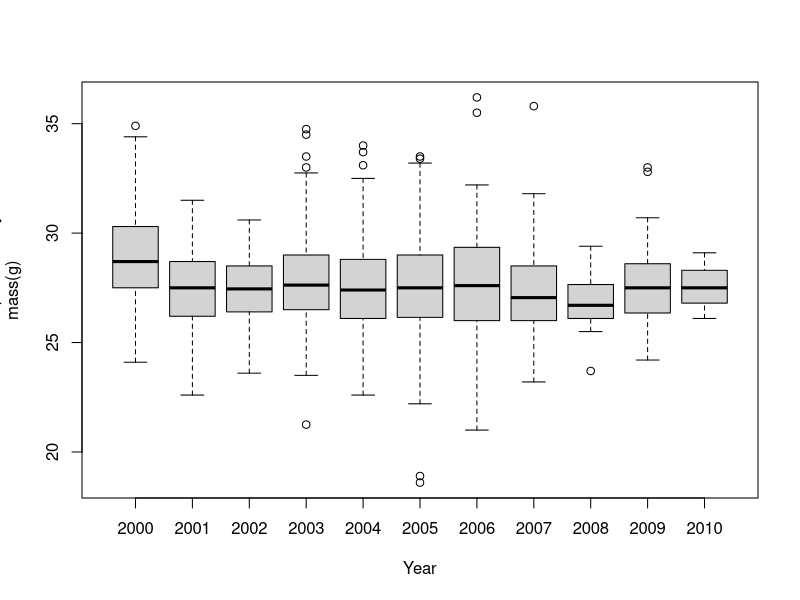
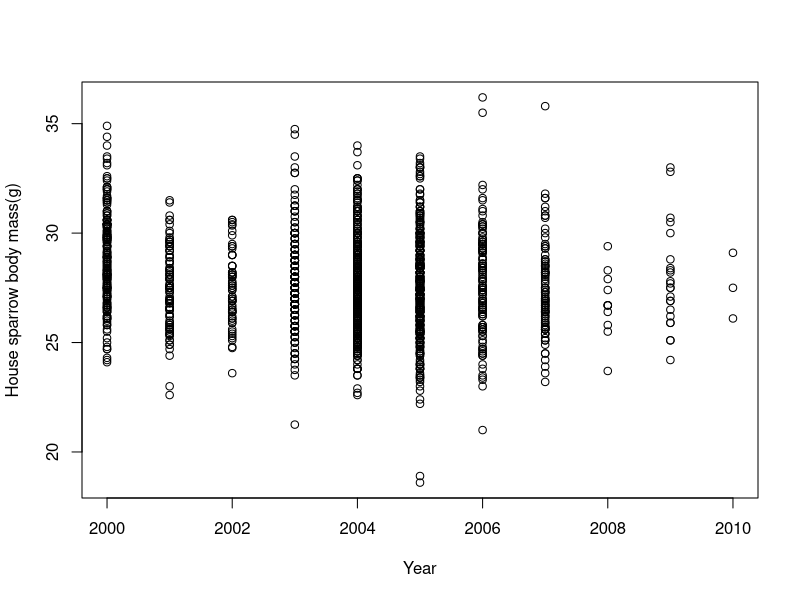
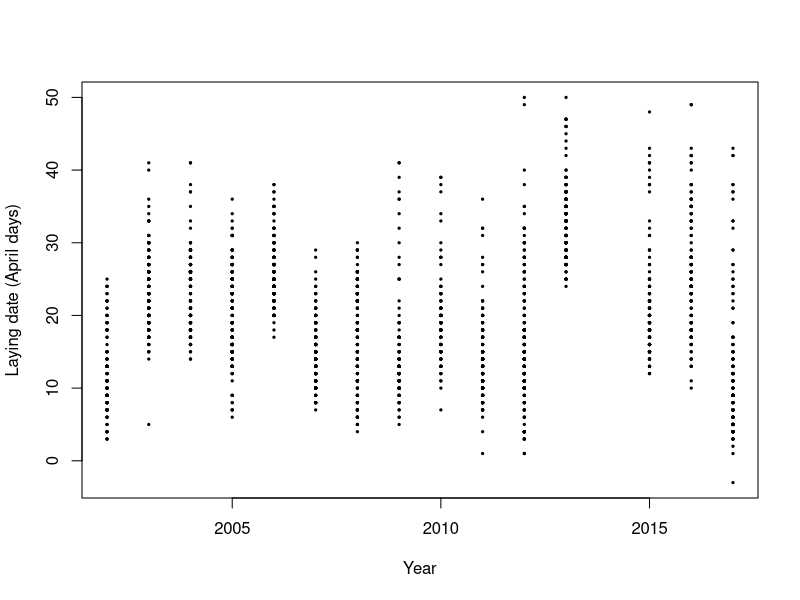
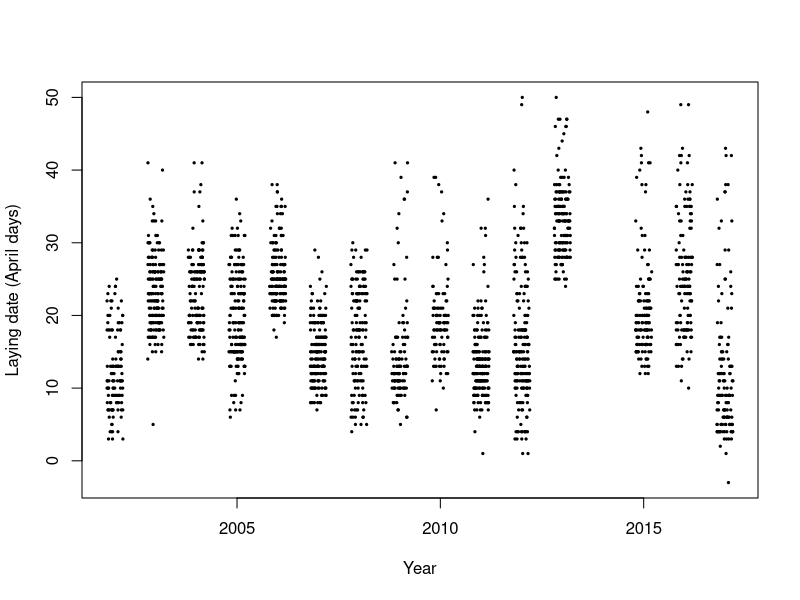
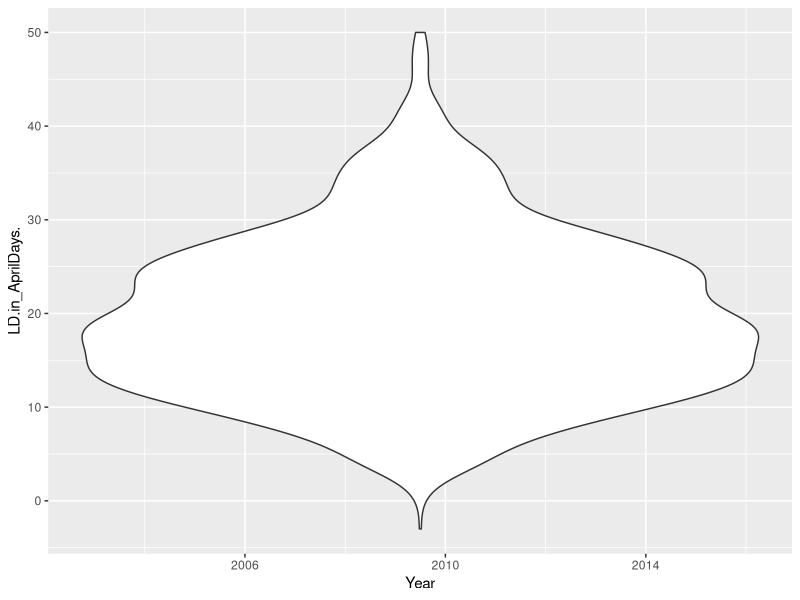
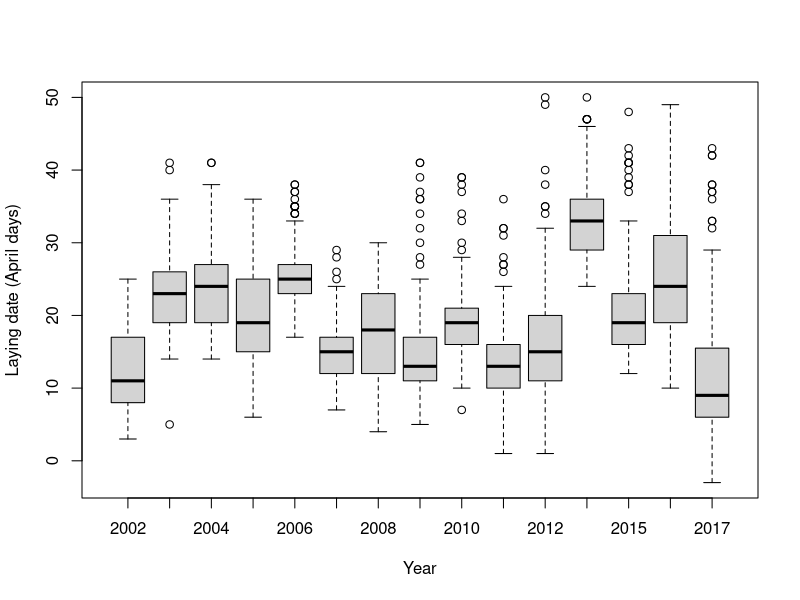
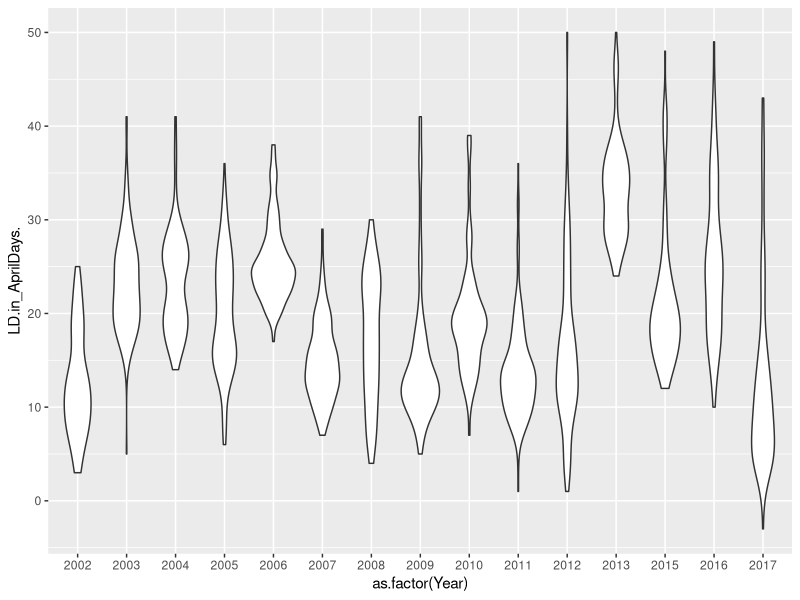
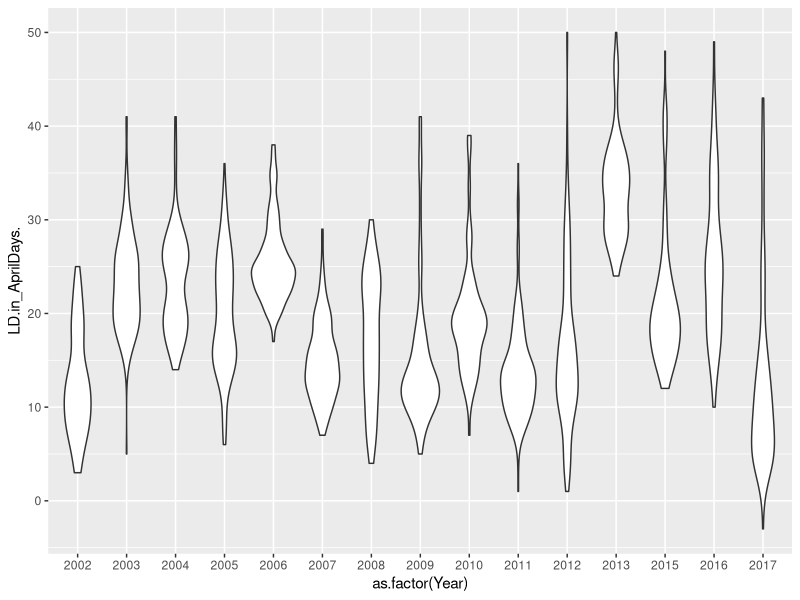

R code for these plots, in order:
rm(list=ls())
graphics.off()
d<-read.table("../data/SparrowSize.txt", header=T)
str(d)
d$BirdIDFact<-as.factor(d$BirdID)
str(d$BirdIDFact)
mean(d$BirdID)
mean(d$BirdIDFact)
plot(d$Mass~as.factor(d$Year), xlab="Year", ylab="House sparrow body
mass(g)")
plot(d$Mass~d$Year, xlab="Year", ylab="House sparrow body mass(g)")
rm(list=ls())
b<-read.table("../data/BTLD.txt", header=T)
str(b)
mean(b$ClutchsizeAge7, na.rm = TRUE)
plot(b$LD.in_AprilDays.~b$Year, ylab="Laying date (April days)", xlab="Year",
     pch=19, cex=0.3)
plot(b$LD.in_AprilDays.~jitter(b$Year), ylab="Laying date (April days)",
     xlab="Year", pch=19, cex=0.3)
require(ggplot2)
p <- ggplot(b, aes(x=Year, y=LD.in_AprilDays.)) +
  geom_violin()
p
boxplot(b$LD.in_AprilDays.~b$Year, ylab="Laying date (April days)",
        xlab="Year")
p <- ggplot(b, aes(x=as.factor(Year), y=LD.in_AprilDays.)) +
  geom_violin()
p
p + stat_summary(fun.data="mean_sdl",
                  geom="pointrange")

